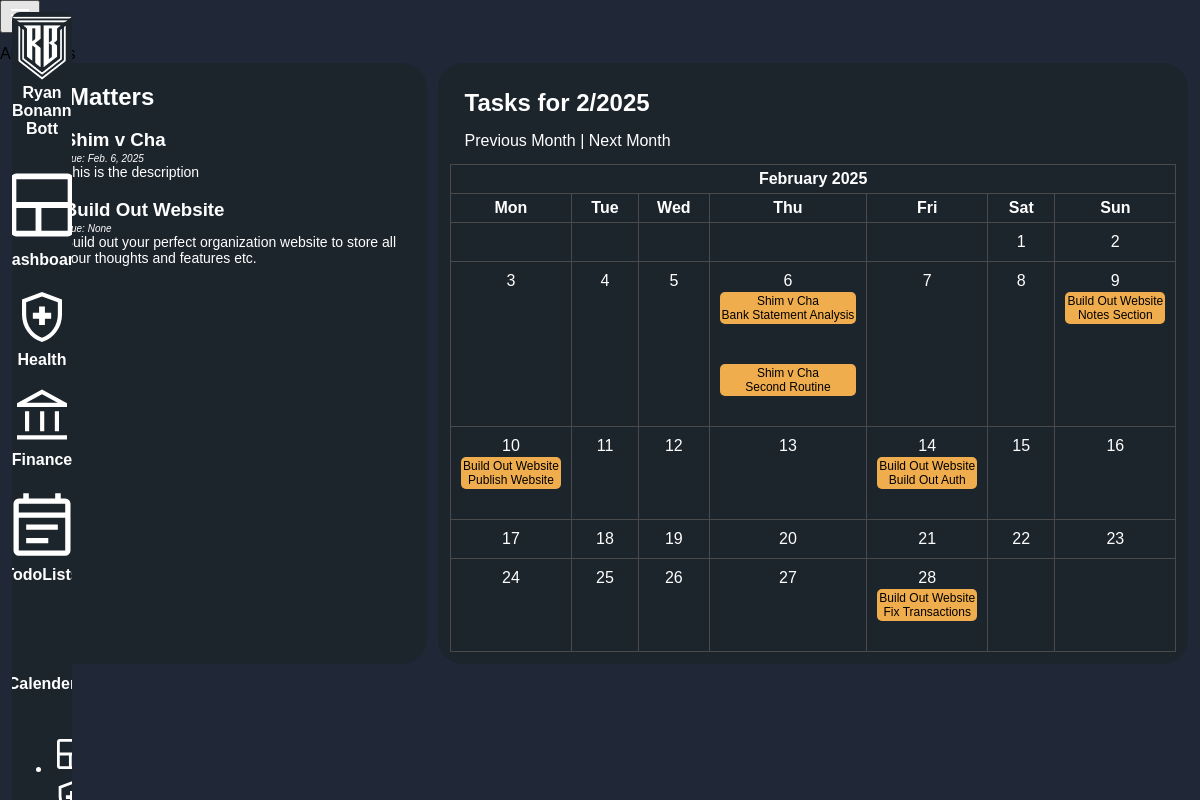
/project/matters/, run on the app's committed database.
### Progman/models.py (models this page shows, shortened)
class Matter(models.Model):
    name = models.CharField(max_length=250)
    type = models.ForeignKey(MatterType, on_delete=models.SET_NULL, null=True, blank=True, related_name="matters")
    client = models.ForeignKey(Client, on_delete=models.SET_NULL, null=True, blank=True, related_name="matters")
    start_date = models.DateField(null=True, blank=True)
    due_date = models.DateField(null=True, blank=True)
    description = models.TextField(null=True, blank=True) # Put your Notes Here
    status = models.ForeignKey(MatterStatus, on_delete=models.SET_NULL, null=True, blank=True, related_name="matters")
    percent_complete = models.FloatField(null=True, blank=True)
    final_product = models.FileField(upload_to="documents/", null=True, blank=True)
    created_at = models.DateTimeField(auto_now_add=True)
    updated_at = models.DateTimeField(auto_now=True)
    def __str__(self):
        return self.name

class Routine(models.Model):
    name = models.CharField(max_length=250)
    type = models.ForeignKey(Type, on_delete=models.SET_NULL, null=True, blank=True, related_name="routines")
    matter = models.ForeignKey(Matter, on_delete=models.CASCADE, related_name="routines")
    start_date = models.DateField(null=True, blank=True)
    due_date = models.DateField(null=True, blank=True)
    description = models.TextField(null=True, blank=True) # Put your Notes Here
    status = models.ForeignKey(Status, on_delete=models.SET_NULL, null=True, blank=True, related_name="routines")
    percent_complete = models.FloatField(null=True, blank=True)
    created_at = models.DateTimeField(auto_now_add=True)
    updated_at = models.DateTimeField(auto_now=True)

### Progman/views.py (the view)
# urls.py: path('matters/', views.MatterListView.as_view(), name='matter_list'),
class MatterListView(ListView):
    model = Matter
    template_name = 'note/matter_list.html'
    context_object_name = 'matters'
    def get_context_data(self, **kwargs):
        context = super().get_context_data(**kwargs)
        now = datetime.now()
        year = self.request.GET.get("year", now.year)
        month = self.request.GET.get("month", now.month)
        try:
            year = int(year)
            month = int(month)
        except ValueError:
            year, month = now.year, now.month
        if month < 1:
                year = year-1
                month = 12
        elif month > 12:
            year = year+1
            month = 1
        tasks = Routine.objects.filter(due_date__year=year, due_date__month=month)
        task_dict = {}
        for task in tasks:
            task_day = task.due_date.day
            if task_day not in task_dict:
                task_dict[task_day] = []
            task_dict[task_day].append(task)
        calendar_html = TaskCalendar(year, month, task_dict).formatmonth(year, month)
        context["calendar"] = calendar_html
        context["year"] = year
        context["month"] = month
        return context

### Progman/views.py (called while the page is built)
    def formatday(self, day, weekday):
        if day == 0:
            return '<td class="noday">&nbsp;</td>'  # Empty day
        task_html = ""
        if day in self.tasks:
            for task in self.tasks[day]:
                task_html += f'<br><span class="task">{task.matter}<br>{task.name}</span> <br> '
        return f'<td class="{self.cssclasses[weekday]}">{day}{task_html}</td>'

    def formatmonth(self, theyear, themonth, withyear=True):
        return f'<table border="0" cellpadding="0" cellspacing="0" class="calendar">\n' + \
               f"{self.formatmonthname(theyear, themonth, withyear=withyear)}\n" + \
               f"{self.formatweekheader()}\n" + \
               "\n".join(self.formatweek(week) for week in self.monthdays2calendar(theyear, themonth)) + \
               "\n</table>"

### Progman/templates/note/matter_list.html (shortened to what this page needs)
{% extends "base/base.html" %}
{% load static %}
{%load crispy_forms_tags %}
{% block template %}
<body>
    <div class="header"  style="padding-top:1%">
        <div class="title"><b></b>All Matters<b></b></div>
    </div>
    <div class="Grid_toprow">
        <div id="TopRowChild" class="totalspentmade" style="width: 30%">
            <h2 style="margin: 2%;">All Matters</h2>
            <ul>
                {% for matter in matters %}
                    <a style="text-decoration: none; color: white" href="{% url 'matter_detail' matter.pk %}">
                    <h3 style="margin-bottom: 2px"> {{ matter.name }} </h3> </a>
                    <div style="margin-top: 0px; font-size:10px;"><i>Due: {{ matter.due_date }}</i></div>
                    <div style="margin-top: 0px; font-size:14px;">{{ matter.description }}</div>
                {% endfor %}
            </ul>
        </div>
        <div id="TopRowChild" class="thisweeklastweek">
            <h2 style="margin: 2%;">Tasks for {{ month }}/{{ year }}</h2>
            <div  style="margin: 2%;">
                <a href="{% url 'matter_list' %}?year={{ year }}&month={{ month|add:'-1' }}" class="btn btn-link" style="text-decoration: none; color: white">Previous Month</a>
                |
                <a href="{% url 'matter_list' %}?year={{ year }}&month={{ month|add:'1' }}" class="btn btn-link" style="text-decoration: none; color: white">Next Month</a>
            </div>
            <div>
                {{ calendar|safe }}
            </div>
        </div>
    </div>
</body>
{% endblock %}

### staticfiles/css/style.css (style rules this page uses)
body { margin: 0; font-family: Arial, sans-serif; background-color: #202838; background-color: #202838; }

### Progman/templates/note/matter_list.html (style rules this page uses)
.Grid_toprow { display: flex; flex-direction: row; justify-content: space-between; gap: 1%; padding: 0% 1% 0% 1%; }
#TopRowChild:first-child { flex-basis: 35%; flex-grow: 0; max-width: 35%; }
#TopRowChild:last-child { flex-basis: 65%; flex-grow: 0; max-width: 65%; }
#TopRowChild { color: white; background-color: #1c242c; padding: 1%; border-radius: 25px; }
.calendar { width: 100%; border-collapse: collapse; }
.calendar td, .calendar th { border: 1px solid #4a4a4a; text-align: center; vertical-align: top; padding: 10px; width: calc(100% / 7); height: 100px; position: relative; height: auto; }
.calendar th { background-color: #1c242c; color: white; font-weight: bold; padding: 5px; height: auto; text-align: center; }
.calendar .noday { background-color: #1c242c; height: auto; }
.task { display: block; background-color: #f0ad4e; color: black; font-size: 12px; padding: 2px; margin: 2px 0; border-radius: 5px; word-wrap: break-word; overflow: hidden; white-space: nowrap; text-overflow: ellipsis; }

### data on the page
Matter: name "Shim v Cha", due_date "Feb. 6, 2025", description "This is the description"
Matter: name "Build Out Website", due_date "None", description "Build out your perfect organization website to store all your thoughts and features etc."
Routine: name "February 2025 Mon Tue Wed Thu Fri Sat Sun 1 2 3 4 5 6 Shim v Cha Bank Statement Analysis Shim v Cha Second Routine 7 8 9 Build Out Website Notes Section 10 Build Out Website Publish Website 11 12 13 14 Build Out Website Build Out Auth 15 16 17 18 19 20 21 22 23 24 25 26 27 28 Build Out Website Fix Transactions"

### other printed values
{{ month }} "2"
{{ year }} "2025"
